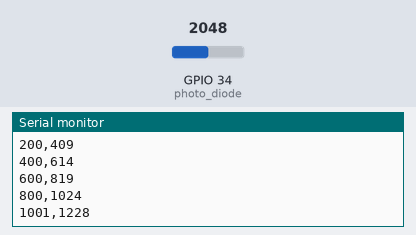
The sketch below on a simulated ESP32. On the bench: the last lines printed to the serial monitor. Inputs (shaded band) come from the test bench; at power-on: GPIO 34 (photo_diode) = 2048.

Above: at 1.2 s.
1.3 s: GPIO 34 (photo_diode) set to 2866
At 1.36 s:
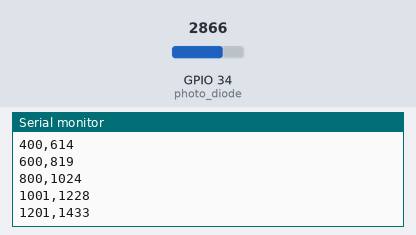
2.8 s: GPIO 34 (photo_diode) set to 3603
At 2.96 s:
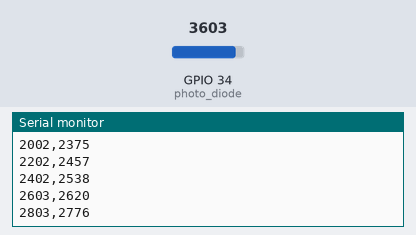
Timing chart, 0 to 5.8 s (numbered marks = the images above; inputs shaded):
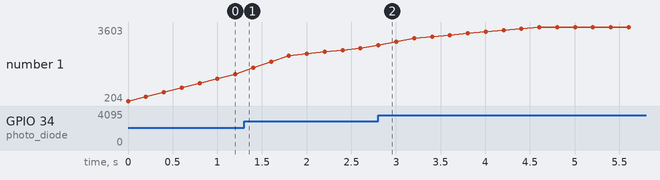

Measured:
- after the input at 2.8 s, the serial monitor: prints a new line at once (image 2)
- plotted number 1: 1433 → 2620 after the input at 1.3 s, 2620 → 3603 after the input at 2.8 s

The sketch:

detector_project.ino
```cpp
const int photo_diode = 34;
const int buzzerPin = 25;
const int threshold = 1010;

const int filterStrength = 10;
int adc_history[filterStrength] = {0};  // Correct variable name

int lowPassFilter(int newReading) {
  for (int i = filterStrength - 1; i > 0; i--) {
    adc_history[i] = adc_history[i - 1];  // Corrected variable name
  }
  adc_history[0] = newReading;

  int sum = 0;
  for (int i = 0; i < filterStrength; i++) {
    sum += adc_history[i];
  }

  return sum / filterStrength;
}

void setup() {
  Serial.begin(9600);
}

void loop() {
  unsigned long currentTime = millis();
  int input_val = analogRead(photo_diode);
  int adc_val = lowPassFilter(input_val);  // Declare adc_val

  Serial.print(currentTime);
  Serial.print(",");
  Serial.println(adc_val);

  delay(200);
}
```
